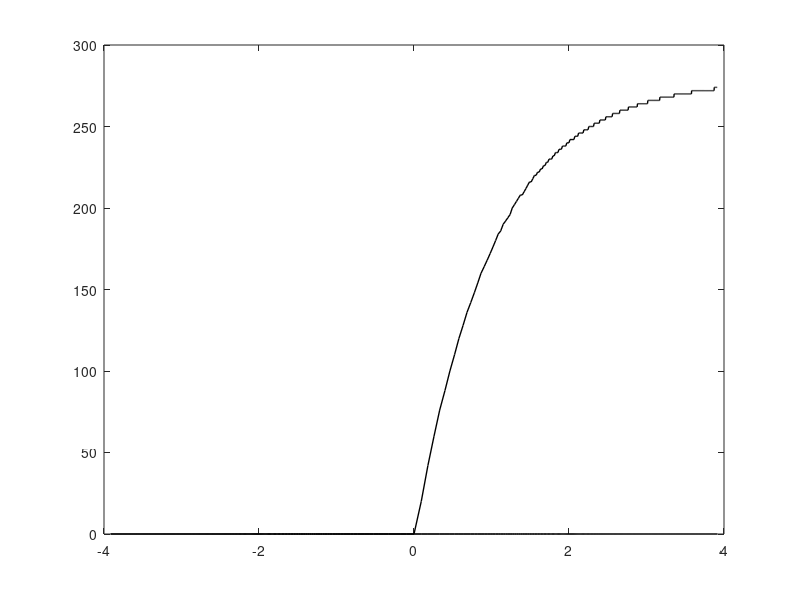

Write MATLAB code to recreate this figure. (Note: this script raises an error after producing the figure.)
%This script generates figure S3B. We create a map of parameter space (group size and essentiality
%of cooperation) and evaluate which mechanism (fully coordinated specialisation
%or random specialisation) is favoured. We assume here the reproductive
%fecundity depends linearly on the ratio of helpers to reproductives in the group.

clear all

%Parameter space

Nmax=1000;
Nmin=2;
HBmax=50;
HBmin=0;
size=linspace(Nmin,Nmax,(Nmax-Nmin)/2+1); %discretisation for group size
HBr=linspace(1,HBmax,length(size))
HBl=fliplr(1./HBr(2:end))
HB=[HBl HBr] %discretisation for relative importance of cooperation 
ftsz=50;
%Iterate through each possible parameter combination, calculate the optimal
%proportion of helpers. Evaluate the fitness of a coordinated
%group, and random groups. Store in results. 


%determine relative fitness
matt=[];

results=[]
matt0=zeros(length(size), length(HB));
matt1=zeros(length(size), length(HB));
matt2=zeros(length(size), length(HB));
matt3=zeros(length(size), length(HB));
matt4=zeros(length(size), length(HB));
matt5=zeros(length(size), length(HB));
for i=1:length(size)
    disp(i)
    for j=1:length(HB)
        hb=HB(j);
        N=size(i);
        if hb>1
            popt=(N-1)./N;
        else
            popt=0;
        end
        qopt=max(0,((hb-1)/(hb*N))^(1/(N-1)));
        coordfit=1+(hb-1)*popt;
        stochfit=1+(hb-1)*qopt-hb*(qopt^N);
        matt1(i,j)=coordfit;
        matt3(i,j)=stochfit;
        matt4(i,j)=popt;
        if popt==0
            matt1(i,j)=0;
        end
         if isreal(qopt)
         matt(i,j)=coordfit/stochfit;
        else
        matt(i,j)=coordfit;
        end        
    end
end



for i=1:length(HB)
    m11=(1-1E-2)*matt1(:,i);
    m12=(1-2E-2)*matt1(:,i);
    m2=matt3(:,i);
    popt=matt4(:,i);
    if length(find(m11>m2))>0
        track1(i)=max(size(find(m11>m2)));
    else
        track1(i)=0;
    end
    if length(find(m12>m2))>0
        track2(i)=max(size(find(m12>m2)));
    else
        track2(i)=0;
    end
    if m2>m12 & length(find(popt<=0))>0
        nodol(i)=max(size(find(popt<=0)));
    else
        nodol(i)=0;
    end
end
curve2=track2;
curve1=zeros(1,length(track2));
x=log(HB);
figure()
set(gcf, 'Position',  [0, 0, 800, 800])

plot(x, curve1, 'k', 'LineWidth', 1);
hold on;
plot(x, curve2, 'k', 'LineWidth', 1);
x2 = [x, fliplr(x)];
inBetween = [curve1, fliplr(curve2)];
fill(x2, inBetween, 'k ');
hold on
plot(x,track1,'k--')

box off
  set(gcf,'color','w');    
ax = gca;
ax.XTick=[log(1/HBmax) 0 log(HBmax)];
ax.XTickLabels={"1/"+HBmax "1" HBmax};
ax.YTick=[Nmin Nmax/2 Nmax];
ax.FontSize = ftsz/2; 
axis([log(1/HBmax) log(HBmax) min(size) max(size)])



grid=length(HB);
x=log(HB)
curve1=zeros(1,grid);
curve2=nodol;
x2 = [x, fliplr(x)];
inBetween = [curve1, fliplr(curve2)];
plot(x, curve1, 'r', 'LineWidth', 1);
plot(x, curve2, 'r', 'LineWidth', 1);
fill(x2, inBetween, 'r ');
plot(x, curve1, 'r', 'LineWidth', 1);
plot(x, curve2, 'r', 'LineWidth', 1);

plot(x,track1,'k--')


